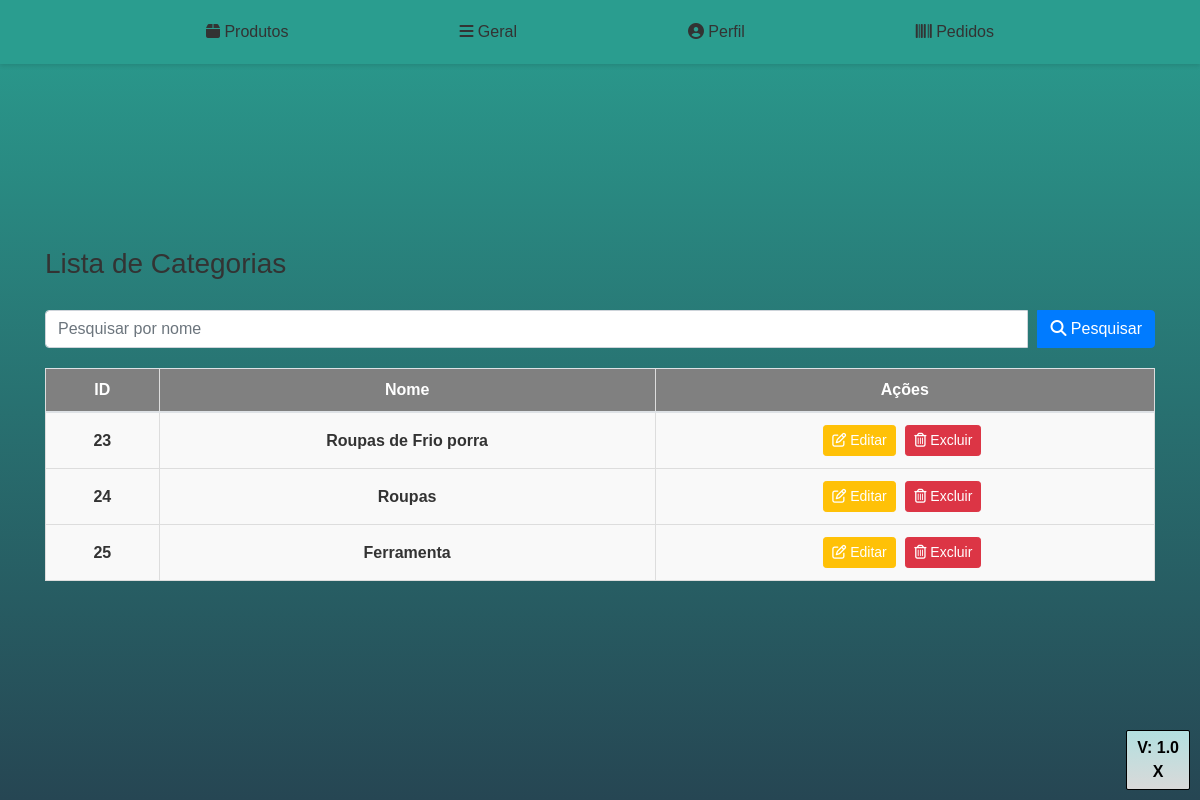
/listar_categorias.php (signed in), run on the app's committed database.
### tables this page shows
CREATE TABLE `categoria` (
  `IdCategoria` int(11) NOT NULL,
  `Nome` varchar(150) NOT NULL,
  `catalogo` varchar(1) DEFAULT NULL
);

### listar_categorias.php (the view, shortened to what this page needs)
<?php
include_once 'head.php';
?>
<!DOCTYPE html>
<html lang="en">
<head>
</head>
<body>
    <?php include_once('menu.php'); ?>
    <div class="container">
        <h3 style="margin-bottom:30px">Lista de Categorias</h3>
        <form method="GET" action="" style="margin-bottom: 20px;">
            <div class="input-group">
                <input type="text" class="form-control" placeholder="Pesquisar por nome" name="pesquisar"
                    value="<?= isset($_GET['pesquisar']) ? $_GET['pesquisar'] : '' ?>">
                <div class="input-group-append">
                    <button class="btn btn-primary" type="submit"><i class="fas fa-search"></i> Pesquisar</button>
                </div>
            </div>
        </form>
        <?php
        include_once 'conexao.php';
        $registrosPorPagina = 10;
        $paginaAtual = isset($_GET['pagina']) ? $_GET['pagina'] : 1;
        $offset = ($paginaAtual - 1) * $registrosPorPagina;
        $pesquisar = isset($_GET['pesquisar']) ? $_GET['pesquisar'] : '';
        $sql = "SELECT IdCategoria, Nome FROM `categoria` WHERE Nome LIKE '%$pesquisar%' LIMIT $offset, $registrosPorPagina";
        $retorno = mysqli_query($conexao, $sql);
        ?>
        <table class="table">
            <thead>
                <tr>
                    <th scope="col">ID</th>
                    <th scope="col">Nome</th>
                    <th scope="col">Ações</th>
                </tr>
            </thead>
            <tbody>
                <?php
                while ($array = mysqli_fetch_array($retorno, MYSQLI_ASSOC)) {
                    $idCategoria = $array['IdCategoria'];
                    $nome = $array['Nome'];
                ?>
                    <tr>
                        <td>
                            <?= $idCategoria ?>
                        </td>
                        <td>
                            <?= $nome ?>
                        </td>
                        <td>
                            <a class="btn-editar btn btn-sm btn-warning" href="editar_categoria.php?id=<?= $idCategoria ?>"
                                role="button"><i class="far fa-edit"></i> Editar</a>
                            <a class="btn-editar btn btn-sm btn-danger" href="excluir_categoria.php?id=<?= $idCategoria ?>"
                                role="button"><i class="far fa-trash-alt"></i> Excluir</a>
                        </td>
                    </tr>
                <?php } ?>
            </tbody>
        </table>
    </div>
    <?php include_once 'footer.php' ?>
</body>
</html>

### css/estilo.css (style rules this page uses)
.btn-editar { color: #fff !important; }

### listar_categorias.php (style rules this page uses)
.container { padding-top: 20px; }
.form-control { width: 300px; display: inline-block; }
.btn-primary { margin-left: 10px; }
.table { margin-top: 20px; }
.table th, .table td { vertical-align: middle; }
.btn-editar { margin-right: 5px; }
body { background: linear-gradient(to bottom, #4daaaa, #a7a4a4); color: black; font-family: Arial, sans-serif; margin: 0; padding: 20px; min-height: 100vh; box-sizing: border-box; display: flex; flex-direction: column; justify-content: center; }
th, td { padding: 10px; border: 1px solid #ddd; }
th { background-color: grey; color: white; font-weight: bold; text-align: center; }
td { background-color: #f9f9f9; font-weight: bold; text-align: center; }
th, tr, td { text-align: center; font-weight: bold; border: 1px solid #ddd; }

### menu.php (style rules this page uses)
body { font-family: 'Arial', sans-serif; margin: 0; padding: 0; background: linear-gradient(to bottom, #2a9d8f, #264653); color: #333; font-weight: bold; }

### data on the page
categoria: IdCategoria "23", Nome "Roupas de Frio porra"
categoria: IdCategoria "24", Nome "Roupas"
categoria: IdCategoria "25", Nome "Ferramenta"
